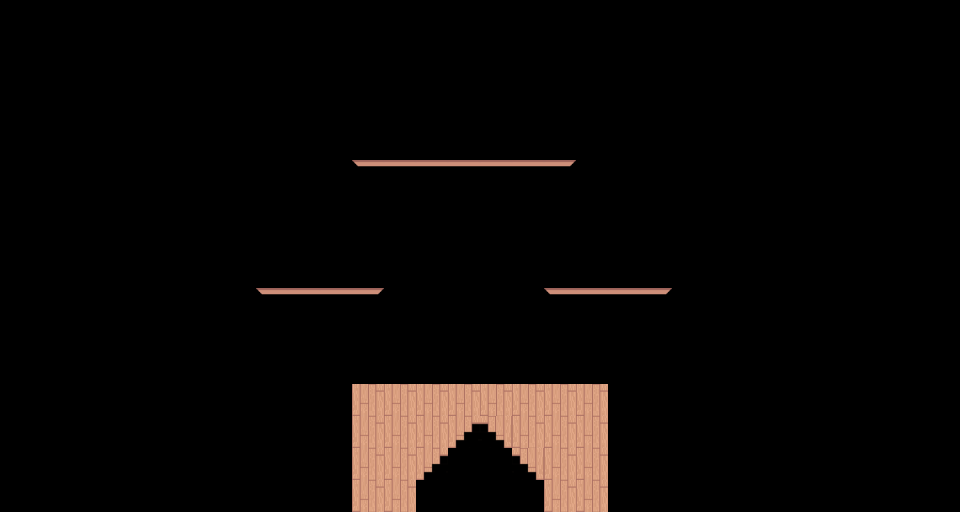

Tiled map render using the project's own tile images. Description and the whole map definition, tile-layer contents included, below:
An orthogonal 30x16 tile map with 32x32 px tiles, 1 tile layer (Capa de patrones 1), 4 tilesets and 37 objects.

<map version="1.10" tiledversion="1.11.2" orientation="orthogonal" renderorder="right-down" width="30" height="16" tilewidth="32" tileheight="32" infinite="0" nextlayerid="2" nextobjectid="1">
 <tileset firstgid="1" source="bloque.tsx" />
 <tileset firstgid="2" source="escalera.tsx" />
 <tileset firstgid="3" source="piso.tsx" />
 <tileset firstgid="4" source="piso_esquina.tsx" />
 <layer id="1" name="Capa de patrones 1" width="30" height="16">
  <data encoding="csv">
0,0,0,0,0,0,0,0,0,0,0,0,0,0,0,0,0,0,0,0,0,0,0,0,0,0,0,0,0,0,
0,0,0,0,0,0,0,0,0,0,0,0,0,0,0,0,0,0,0,0,0,0,0,0,0,0,0,0,0,0,
0,0,0,0,0,0,0,0,0,0,0,0,0,0,0,0,0,0,0,0,0,0,0,0,0,0,0,0,0,0,
0,0,0,0,0,0,0,0,0,0,0,0,0,0,0,0,0,0,0,0,0,0,0,0,0,0,0,0,0,0,
0,0,0,0,0,0,0,0,0,0,0,0,0,0,0,0,0,0,0,0,0,0,0,0,0,0,0,0,0,0,
0,0,0,0,0,0,0,0,0,0,0,4,3,3,3,3,3,2147483652,0,0,0,0,0,0,0,0,0,0,0,0,
0,0,0,0,0,0,0,0,0,0,0,0,0,0,0,0,0,0,0,0,0,0,0,0,0,0,0,0,0,0,
0,0,0,0,0,0,0,0,0,0,0,0,0,0,0,0,0,0,0,0,0,0,0,0,0,0,0,0,0,0,
0,0,0,0,0,0,0,0,0,0,0,0,0,0,0,0,0,0,0,0,0,0,0,0,0,0,0,0,0,0,
0,0,0,0,0,0,0,0,4,3,3,2147483652,0,0,0,0,0,4,3,3,2147483652,0,0,0,0,0,0,0,0,0,
0,0,0,0,0,0,0,0,0,0,0,0,0,0,0,0,0,0,0,0,0,0,0,0,0,0,0,0,0,0,
0,0,0,0,0,0,0,0,0,0,0,0,0,0,0,0,0,0,0,0,0,0,0,0,0,0,0,0,0,0,
0,0,0,0,0,0,0,0,0,0,0,1,1,1,1,1,1,1,1,0,0,0,0,0,0,0,0,0,0,0,
0,0,0,0,0,0,0,0,0,0,0,1,1,1,2,2147483650,1,1,1,0,0,0,0,0,0,0,0,0,0,0,
0,0,0,0,0,0,0,0,0,0,0,1,1,2,0,0,2147483650,1,1,0,0,0,0,0,0,0,0,0,0,0,
0,0,0,0,0,0,0,0,0,0,0,1,1,0,0,0,0,1,1,0,0,0,0,0,0,0,0,0,0,0
</data>
 </layer>
 <objectgroup id="2" name="colisiones">
  <object id="132" x="352" y="160" width="32" height="32" />
  <object id="133" x="384" y="160" width="32" height="32" />
  <object id="134" x="416" y="160" width="32" height="32" />
  <object id="135" x="448" y="160" width="32" height="32" />
  <object id="136" x="480" y="160" width="32" height="32" />
  <object id="137" x="512" y="160" width="32" height="32" />
  <object id="138" x="544" y="160" width="32" height="32" />
  <object id="249" x="256" y="288" width="32" height="32" />
  <object id="250" x="288" y="288" width="32" height="32" />
  <object id="251" x="320" y="288" width="32" height="32" />
  <object id="252" x="352" y="288" width="32" height="32" />
  <object id="258" x="544" y="288" width="32" height="32" />
  <object id="259" x="576" y="288" width="32" height="32" />
  <object id="260" x="608" y="288" width="32" height="32" />
  <object id="261" x="640" y="288" width="32" height="32" />
  <object id="342" x="352" y="384" width="32" height="32" />
  <object id="343" x="384" y="384" width="32" height="32" />
  <object id="344" x="416" y="384" width="32" height="32" />
  <object id="345" x="448" y="384" width="32" height="32" />
  <object id="346" x="480" y="384" width="32" height="32" />
  <object id="347" x="512" y="384" width="32" height="32" />
  <object id="348" x="544" y="384" width="32" height="32" />
  <object id="349" x="576" y="384" width="32" height="32" />
  <object id="372" x="352" y="416" width="32" height="32" />
  <object id="373" x="384" y="416" width="32" height="32" />
  <object id="374" x="416" y="416" width="32" height="32" />
  <object id="377" x="512" y="416" width="32" height="32" />
  <object id="378" x="544" y="416" width="32" height="32" />
  <object id="379" x="576" y="416" width="32" height="32" />
  <object id="402" x="352" y="448" width="32" height="32" />
  <object id="403" x="384" y="448" width="32" height="32" />
  <object id="408" x="544" y="448" width="32" height="32" />
  <object id="409" x="576" y="448" width="32" height="32" />
  <object id="432" x="352" y="480" width="32" height="32" />
  <object id="433" x="384" y="480" width="32" height="32" />
  <object id="438" x="544" y="480" width="32" height="32" />
  <object id="439" x="576" y="480" width="32" height="32" />
 </objectgroup>
</map>
